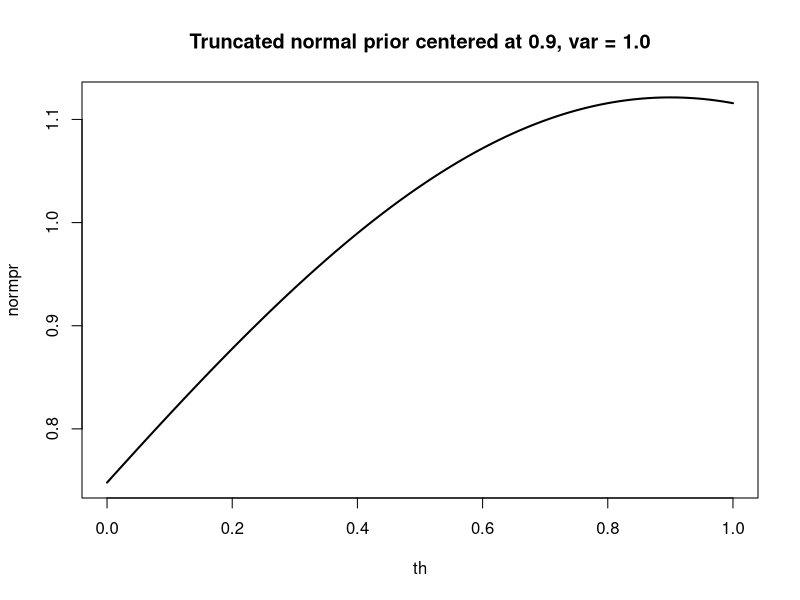
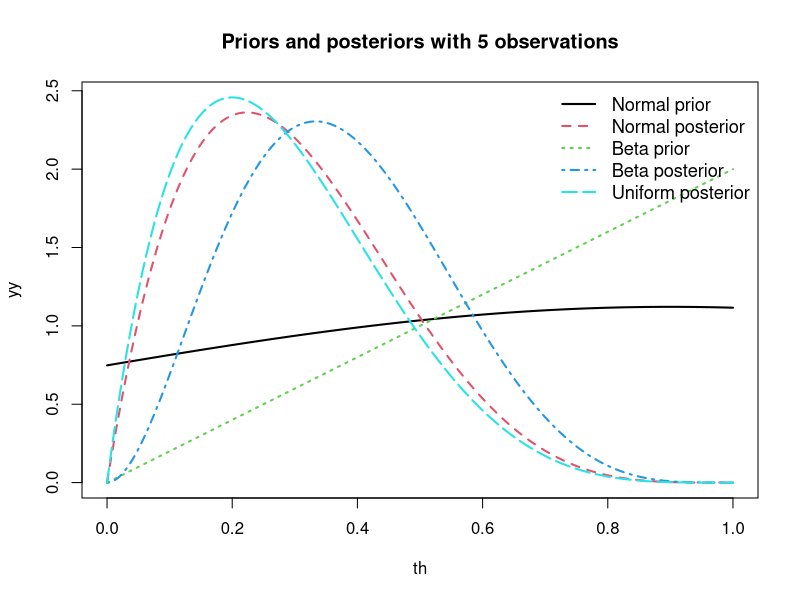

The R script that drew these images, in order:
#
# Priors and posteriors with binomial likelihood
# 
# NB no need to use loops, just define the sequence (as in normdensity.R)

# R = number of evaluations of distns
R = 1001

# uniform prior = 1 for all 0 < theta < 1
uniform = rep(1,R)

# univariate numerical integration to determine normalizing constant
# specific case works (setting parameters in function)
# int1 <- function(z) (exp(-((z-0.5)^2)/(2*100)))*(z^5)*(1-z)^5
# cth = integrate(int1, lower = 0, upper = 1.0)
# c = cth$value
# c

# prior parameters for truncated normal (and normalizing constant evaluation)
m0 = 0.9
s20 = 1

int1 <- function(z) (exp(-((z-m0)^2)/(2*s20)))
cth = integrate(int1, lower = 0, upper = 1.0)
c = cth$value
c


# evaluate and plot normal prior
th = rep(0,R)
normpr = rep(0,R)
for (i in 1:R)
{
th[i] = i*0.001 - 0.001
normpr[i] = (1/c)*(exp(-((th[i]-m0)^2)/(2*s20)))

}
plot(th,normpr,type='l',lwd=2)
title("Truncated normal prior centered at 0.9, var = 1.0")

# evaluate and plot beta-binomial specification
th = rep(0,R)
normbin = rep(0,R)
betaprior = rep(0,R)
betapost = rep(0,R)
unifpost = rep(0,R)

# parameters for beta prior and likelihood
a = 2
b = 1
n = 5
y = 1


# univariate numerical integration to determine normalizing constant for normbin
int1 <- function(z) (exp(-((z-m0)^2)/(2*s20)))*(z^y)*(1-z)^(n-y)
cth = integrate(int1, lower = 0, upper = 1.0)
c = cth$value
c

for (i in 1:R)
{
th[i] = i*0.001 - 0.001
normbin[i] = (1/c)*(exp(-((th[i]-m0)^2)/(2*s20)))*(th[i]^y)*(1-th[i])^(n-y)
betaprior[i] = (gamma(a+b)/(gamma(a)*gamma(b)))*(th[i]^(a-1))*(1-th[i])^(b-1)
betapost[i] = (gamma(n+a+b)/(gamma(y+a)*gamma(n-y+b)))*(th[i]^(y+a-1))*(1-th[i])^(n-y+b-1)
unifpost[i] = (gamma(n+2)/(gamma(y+1)*gamma(n-y+1)))*(th[i]^y)*(1-th[i])^(n-y)
}
yy = cbind(normpr,normbin,betaprior,betapost,unifpost)
matplot(th,yy,type='l', col= 1:5,lwd=2)
legend("topright",legend=c("Normal prior","Normal posterior","Beta prior", "Beta posterior", "Uniform posterior"),col=c(1:5),lty=c(1:5),lwd=2,bty="n",cex=1.1)
title("Priors and posteriors with 5 observations")


